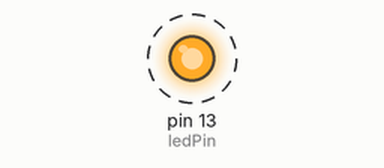
This sketch was run on a simulated Arduino Uno, built with avr-gcc and run on an emulated ATmega328P. Parts: output pins drawn as LEDs (lit = HIGH). Dashed ring = blinking. What the sketch prints to the serial monitor is not drawn.

Above: at 0.2 s.
Timing chart, 0 to 3.0 s (numbered marks = the images above):
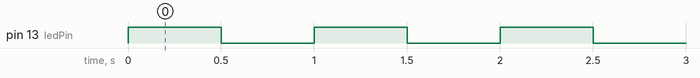

The sketch:

Assignment1_Task2_Roy_King_Jairus_Ofori.ino
```cpp
// TASK 2: Your First Blink - Using Variables
int ledPin = 13;
int onTime = 500;
int offTime = 500;

void setup() {
  pinMode(ledPin, OUTPUT);
  Serial.begin(9600);
  Serial.println("Blink started");
}

void loop() {
  digitalWrite(ledPin, HIGH);
  Serial.println("LED is ON");
  delay(onTime);

  digitalWrite(ledPin, LOW);  // Send 0V to turn the LED OFF
  Serial.println("LED is OFF");
  delay(offTime);              // Wait based on our variable value
}
```

Measured:
- by itself, pin 13 (ledPin): alternates HIGH for 0.50 s and LOW for 0.50 s
